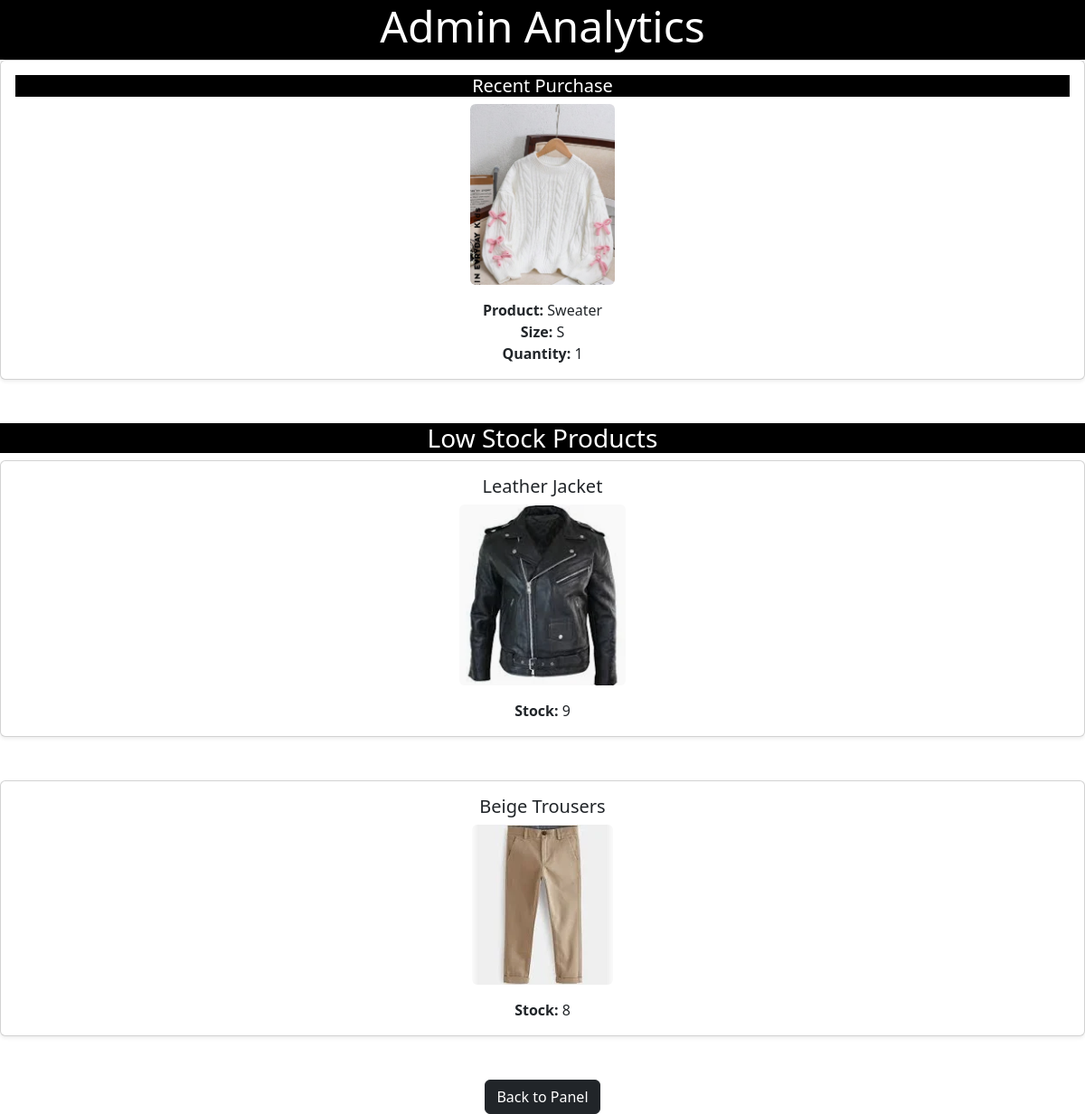
The app's page /store/admin/analysis/ (signed in), older data.
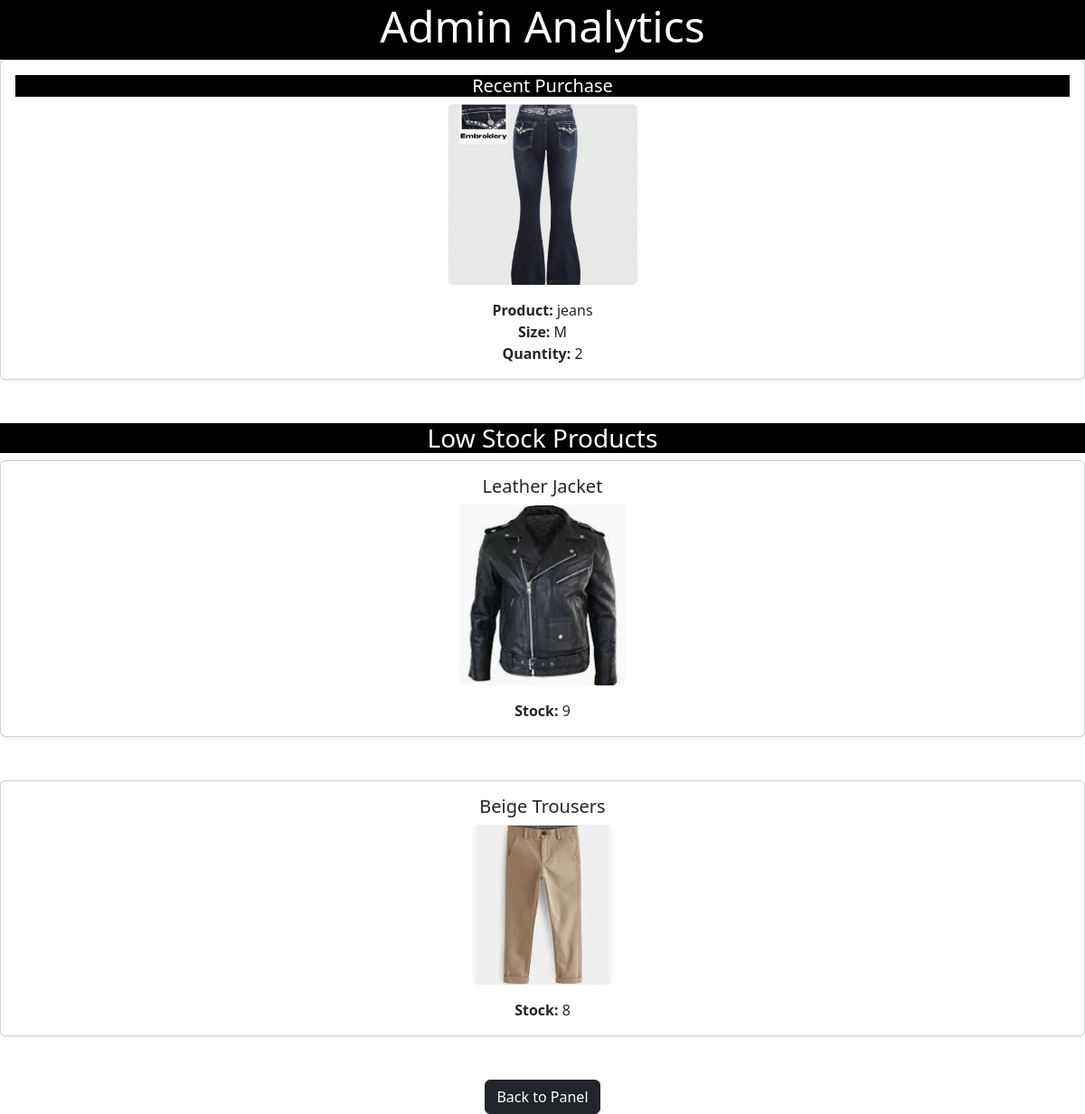
The same page, newer data.
### cart/models.py (models this page shows, shortened)
class CartItem(models.Model):
    product = models.ForeignKey(Product, on_delete=models.CASCADE)
    cart = models.ForeignKey(Cart, on_delete=models.CASCADE)
    quantity = models.IntegerField(default=1)
    size = models.CharField(max_length=50, null=True, blank=True)
    active = models.BooleanField(default=True)

### store/models.py (models this page shows, shortened)
class Product(models.Model):
    name = models.CharField(max_length=255)
    description = models.TextField()
    price = models.DecimalField(max_digits=10, decimal_places=2)
    category = models.ForeignKey(Category, on_delete=models.CASCADE)
    image = models.ImageField(null=True, blank=True)
    sizes = models.ManyToManyField(Size, related_name='products')
    colour = models.CharField(max_length=50, blank=True, null=True)
    quantity_in_stock = models.PositiveIntegerField(default=0)

### store/views.py (the view)
# urls.py: path('admin/analysis/', views.analytics_dashboard, name='admin_analytics'),
def analytics_dashboard(request):
    if not request.user.is_superuser:
        return redirect('home')
    top_item = (
        CartItem.objects.values('product')
        .annotate(total_quantity=Sum('quantity'))
        .order_by('-total_quantity')
        .first()
    )
    most_purchased = None
    if top_item:
        try:
            product = Product.objects.get(id=top_item['product'])
            most_purchased = {
                'product': product,
                'total_quantity': top_item['total_quantity']
            }
        except Product.DoesNotExist:
            pass
    recent_cart_item = (
        CartItem.objects
        .select_related('product')
        .order_by('-id')
        .first()
    )
    low_stock_threshold = 10
    low_stock_products = Product.objects.filter(quantity_in_stock__lt=low_stock_threshold)
    context = {
        'most_purchased': most_purchased,
        'recent_cart_item': recent_cart_item,
        'low_stock_products': low_stock_products,
    }
    return render(request, 'analysis.html', context)

### cart/context_processors.py (called while the page is built, shortened)
def counter(request):
    item_count = 0
    if 'admin' in request.path:
        return {}
    return {'item_count':item_count}

### loyalty/context_processors.py (called while the page is built)
def loyalty_points(request):
    if request.user.is_authenticated:
        try:
            loyalty = Loyalty.objects.get(user=request.user)
        except Loyalty.DoesNotExist:
            loyalty = None
    else:
        loyalty = None
    return {'loyalty': loyalty}

### store/templates/analysis.html (shortened to what this page needs)
{% load static %}
<!DOCTYPE html>
<html lang="en">
<head>
    <link rel="stylesheet" href="{% static 'css/style.css' %}">
    <link rel="stylesheet" href="https://cdn.jsdelivr.net/npm/bootstrap@5.3.0/dist/css/bootstrap.min.css">
</head>
<body>
    <main>
        <div class="page-header">
            <div class="container">
                <div class="d-flex justify-content-center align-items-center">
                    <h2>Admin Analytics</h2>
                </div>
            </div>
        </div>
            {% if recent_cart_item %}
            <div class="card mb-5 shadow-sm">
                <div class="card-body text-center">
                    <h5 class="recent-title">Recent Purchase</h5>
                    {% if recent_cart_item.product.image %}
                        <img src="{{ recent_cart_item.product.image.url }}" alt="{{ recent_cart_item.product.name }}"
                            class="img-fluid rounded mb-3" style="max-height: 200px;">
                    {% endif %}
                    <p class="card-text">
                        <strong>Product:</strong> {{ recent_cart_item.product.name }}<br>
                        <strong>Size:</strong> {{ recent_cart_item.size }}<br>
                        <strong>Quantity:</strong> {{ recent_cart_item.quantity }}
                    </p>
                </div>
            </div>
            {% endif %}
                        {% if low_stock_products %}
                            <h3 class="lowstock-title"> Low Stock Products </h3>
                            {% for product in low_stock_products %}
                                <div class="card mb-5 shadow-sm">
                                    <div class="card-body text-center">
                                        <h5 class="card-title">{{ product.name }}</h5>
                                        {% if product.image %}
                                            <img src="{{ product.image.url }}" alt="{{ product.name }}"
                                                class="img-fluid rounded mb-3" style="max-height: 200px;">
                                        {% endif %}
                                        <p class="card-text">
                                            <strong>Stock:</strong> {{ product.quantity_in_stock }}<br>
                                        </p>
                                    </div>
                                </div>
                            {% endfor %}
                        {% else %}
                            <p>No products are under low stock.</p>
                        {% endif %}
            <div class="text-center mt-4">
                <a href="{% url 'store:stock_management' %}" class="btn btn-dark">Back to Panel</a>
            </div>
    </main>
</body>
</html>

### store/templates/analysis.html (style rules this page uses)
.page-header { background-color: black; color: white; text-align: center; }
.page-header h2 { font-size: 3rem; }
.recent-title { background-color: black; color: white; }
.lowstock-title { background-color: black; color: white; text-align: center; }

Row changes from the older to the newer data that the page shows:
removed CartItem: product.image (picture), product.name "Sweater", size "S", quantity "1"
now on this page (row unchanged): CartItem: product.image (picture), product.name "jeans", size "M", quantity "2"
